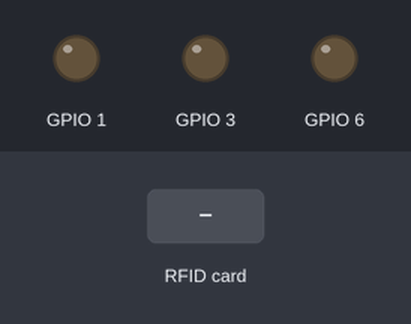
Bench run of a sketch on a simulated ESP32-S3. Shown: output pins drawn as LEDs (lit = HIGH). Inputs (shaded band) come from the test bench. WiFi joins after 1.5 s; servers stay silent unless stated; uploads are accepted with an empty reply; the local clock reads 2024-03-15 10:24:30 at power-on unless the sketch sets it; what the sketch prints to the serial monitor is not drawn.

Above: at 3.0 s.
3.1 s: RFID card 5E 7A 19 C4 held to the reader
At 4.5 s:
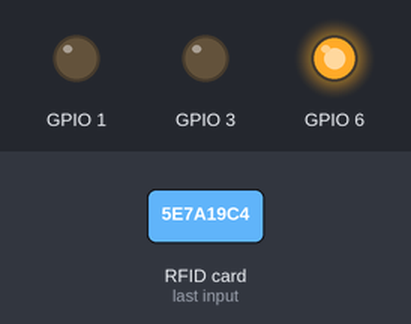
Timing chart, 0 to 6.8 s (numbered marks = the images above; inputs shaded):
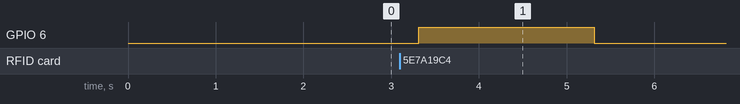

The sketch:

badge.ino
```cpp
#include "SPI.h"
#include "MFRC522.h"
#include <HTTPClient.h>
#include <WiFi.h>
#include "time.h"

const char* ntpServer = "pool.ntp.org";
const long  gmtOffset_sec = 3600;
const int   daylightOffset_sec = 3600;

const char* ssid = "testse32";
const char* password = "kkyp9695";

String HOST_NAME = "http://192.168.156.53"; // Entrez l'adresse IP de l'appareil.
String PATH_NAME = "/users.php";
String queryString = "?uid=";


#define RST_PIN 2 // Broche RES
#define SS_PIN 5 // Broche SDA (ou SS)


byte readCard[4];
String tagID = ""; // Tableau contenant les ID refusés.
MFRC522 mfrc522(SS_PIN, RST_PIN);


void printLocalTime()
{
  struct tm timeinfo;
  if(!getLocalTime(&timeinfo)){
    Serial.println("Failed to obtain time");
    return;
  }
  Serial.println(&timeinfo, "%A, %B %d %Y %H:%M:%S");
}


void setup() {
  Serial.begin(115200);

  SPI.begin();
  mfrc522.PCD_Init();

  pinMode(1, OUTPUT);
  pinMode(6, OUTPUT);
  pinMode(3, OUTPUT);

  WiFi.mode(WIFI_STA);
  WiFi.begin(ssid, password);
  Serial.println("Connecting");

  while (WiFi.status() != WL_CONNECTED) {
    delay(600);
    Serial.print(".");
  }

  Serial.println("");
  Serial.print("Connected to WiFi network with IP Address: ");
  Serial.println(WiFi.localIP());

  configTime(gmtOffset_sec, daylightOffset_sec, ntpServer);
  printLocalTime();

}

// Fonction pour gérer l'allumage des LEDs en fonction de la réponse du serveur
void LED(int response) {
  if (response == 1) {
    Serial.println("Accès autorisé.");
    digitalWrite(1, HIGH);
    delay(2000);
    digitalWrite(1, LOW);
  }
  else if (response == 0) {
    Serial.println("Accès refusé.");
    digitalWrite(6, HIGH);
    delay(2000);
    digitalWrite(6, LOW);
  }
  else if (response == 2) {
    Serial.println("Utilisateur non identifié.");
    digitalWrite(3, HIGH);
    delay(2000);
    digitalWrite(3, LOW);
  }
}

// Fonction pour obtenir l'identifiant de la carte RFID
boolean getID() {
  if (!mfrc522.PICC_IsNewCardPresent()) {
    return false;
  }
  if (!mfrc522.PICC_ReadCardSerial()) {
    return false;
  }
  tagID = "";
  for (uint8_t i = 0; i < 4; i++) {
    tagID.concat(String(mfrc522.uid.uidByte[i], HEX));
  }
  tagID.toUpperCase();
  mfrc522.PICC_HaltA();
  return true;
}

void loop() {
  HTTPClient http;

  while (getID()) {
    queryString = "?uid=" + tagID;  // Reset queryString and append the new tagID

    Serial.print("Tag ID: ");
    Serial.println(tagID);

    http.begin(HOST_NAME + PATH_NAME + queryString);
    int httpCode = http.GET();
    Serial.println("HTTP Code: " + String(httpCode));
    Serial.println("URL: " + HOST_NAME + PATH_NAME + queryString);

    if (httpCode == HTTP_CODE_OK) {
      String payload = http.getString();
      Serial.println("Server Response: " + payload);
    // Convertir la réponse en un entier
    int responseInt = payload.toInt();
    // Appeler la fonction LED avec la réponse convertie
    LED(responseInt);
    }
    else {
      Serial.printf("[HTTP] GET... failed, error: %s\n", http.errorToString(httpCode).c_str());
    }
    http.end();
  }
}
```

Measured:
- after the input at 3.1 s, GPIO 6: LOW → HIGH after 0.22 s, → LOW 2.0 s later
